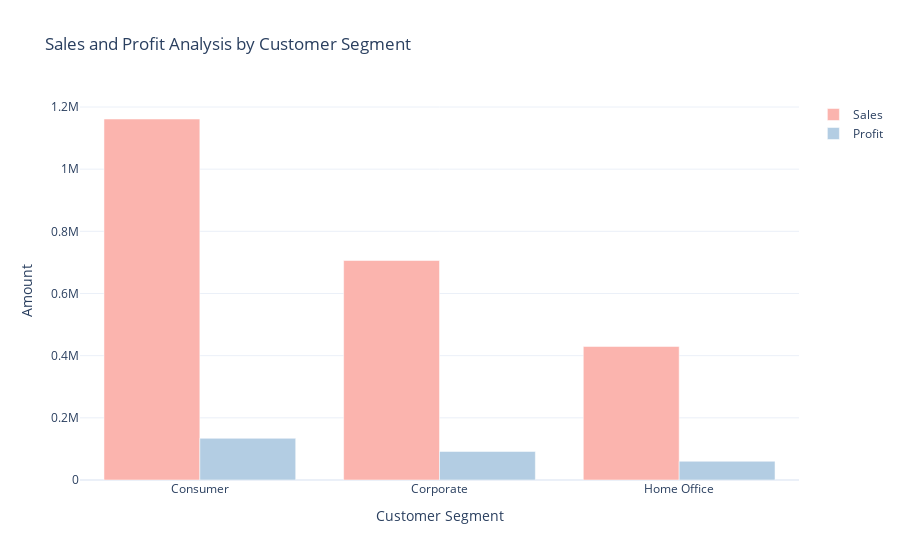

The notebook cell saved with this chart:
### Code cell
# Import Plotly's color palette (assuming 'colors' is from 'plotly.colors')
color_palette = colors.qualitative.Pastel1  # Note: Fixed typo ("Paste1" → "Pastel1")

# Initialize an empty figure
fig = go.Figure()

# Add a bar trace for Sales data
fig.add_trace(go.Bar(
    x=sales_profit_by_segment['Segment'],  # X-axis: Customer segments
    y=sales_profit_by_segment['Sales'],    # Y-axis: Sales values
    name='Sales',                          # Legend label
    marker_color=color_palette[0]          # Bar color (first in palette)
))

# Add a bar trace for Profit data
fig.add_trace(go.Bar(
    x=sales_profit_by_segment['Segment'],  # X-axis: Customer segments
    y=sales_profit_by_segment['Profit'],   # Y-axis: Profit values
    name='Profit',                         # Legend label
    marker_color=color_palette[1]          # Bar color (second in palette)
))

# Customize the layout
fig.update_layout(
    title='Sales and Profit Analysis by Customer Segment',  # Chart title
    xaxis_title='Customer Segment',                        # X-axis label
    yaxis_title='Amount'                                   # Y-axis label
)

# Display the figure
fig.show()

### Figure 1 — Plotly figure (JSON) as saved in the notebook; plotly's stock layout.template omitted (floating-point values rounded to 4 significant figures)
{"data": [{"marker": {"color": "rgb(251,180,174)"}, "name": "Sales", "type": "bar", "x": ["Consumer", "Corporate", "Home Office"], "y": [1161000.0, 706100.0, 429700.0]}, {"marker": {"color": "rgb(179,205,227)"}, "name": "Profit", "type": "bar", "x": ["Consumer", "Corporate", "Home Office"], "y": [134100.0, 91980.0, 60300.0]}], "layout": {"title": {"text": "Sales and Profit Analysis by Customer Segment"}, "xaxis": {"title": {"text": "Customer Segment"}}, "yaxis": {"title": {"text": "Amount"}}}}
